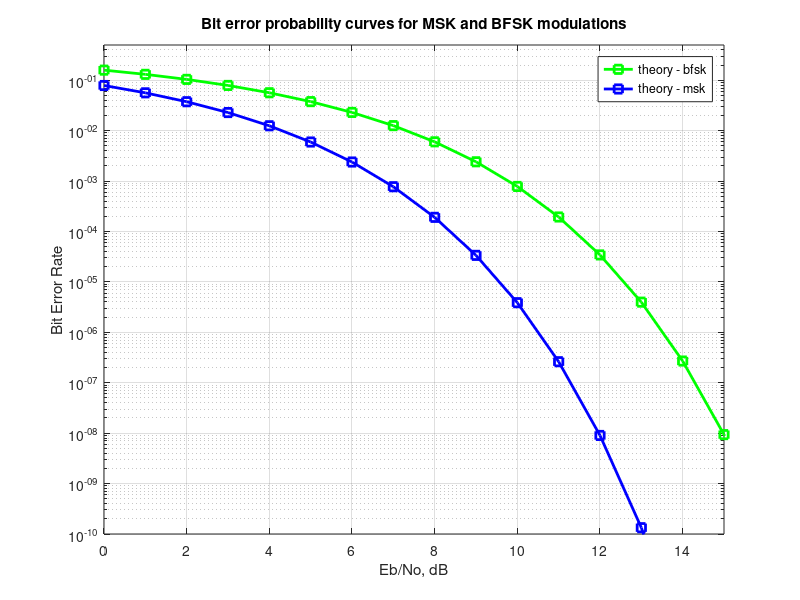

The MATLAB source for this figure:
clear
N = 5*10^5; % number of bits or symbols

fsHz = 1; % sampling period
T    = 4; % symbol duration

Eb_N0_dB = [0:16]; % multiple Eb/N0 values
ct = cos(pi*[-T:N*T-1]/(2*T));
st = sin(pi*[-T:N*T-1]/(2*T));

for ii = 1:length(Eb_N0_dB)

    % MSK Transmitter
    ipBit = rand(1,N)>0.5; % generating 0,1 with equal probability
    ipMod =  2*ipBit - 1; % BPSK modulation 0 -> -1, 1 -> 0

    ai = kron(ipMod(1:2:end),ones(1,2*T));  % even bits
    aq = kron(ipMod(2:2:end),ones(1,2*T));  % odd bits

    ai = [ai zeros(1,T)  ]; % padding with zero to make the matrix dimension match 
    aq = [zeros(1,T) aq ];  % adding delay of T for Q-arm
        
    % MSK transmit waveform
    xt = 1/sqrt(T)*[ai.*ct + j*aq.*st];

    % Additive White Gaussian Noise
    nt = 1/sqrt(2)*[randn(1,N*T+T) + j*randn(1,N*T+T)]; % white gaussian noise, 0dB variance 

    % Noise addition
    yt = xt + 10^(-Eb_N0_dB(ii)/20)*nt; % additive white gaussian noise

    %% MSK receiver 
    % multiplying with cosine and sine waveforms
    xE = conv(real(yt).*ct,ones(1,2*T));
    xO = conv(imag(yt).*st,ones(1,2*T));

    bHat = zeros(1,N);
    bHat(1:2:end) = xE(2*T+1:2*T:end-2*T) > 0 ; % even bits
    bHat(2:2:end) = xO(3*T+1:2*T:end-T) > 0 ;  % odd bits

    % counting the errors
    nErr(ii) = size(find([ipBit - bHat]),2);

end

simBer = nErr/N; % simulated ber
theoryBer = 0.5*erfc(sqrt(10.^(Eb_N0_dB/10))); % theoretical ber
theoryBerbfsk = 0.5*erfc(sqrt(10.^(Eb_N0_dB/10)/2)); % theoretical ber

% plot
close all
figure
semilogy(Eb_N0_dB,theoryBerbfsk,'gs-','LineWidth',2);
hold on
semilogy(Eb_N0_dB,theoryBer,'bs-','LineWidth',2);
% hold on
% semilogy(Eb_N0_dB,simBer,'mx-','LineWidth',2);
axis([0 15 10^-10 0.5])
grid on
legend('theory - bfsk','theory - msk', 'simulation - msk');
xlabel('Eb/No, dB');
ylabel('Bit Error Rate');
title('Bit error probability curves for MSK and BFSK modulations');
